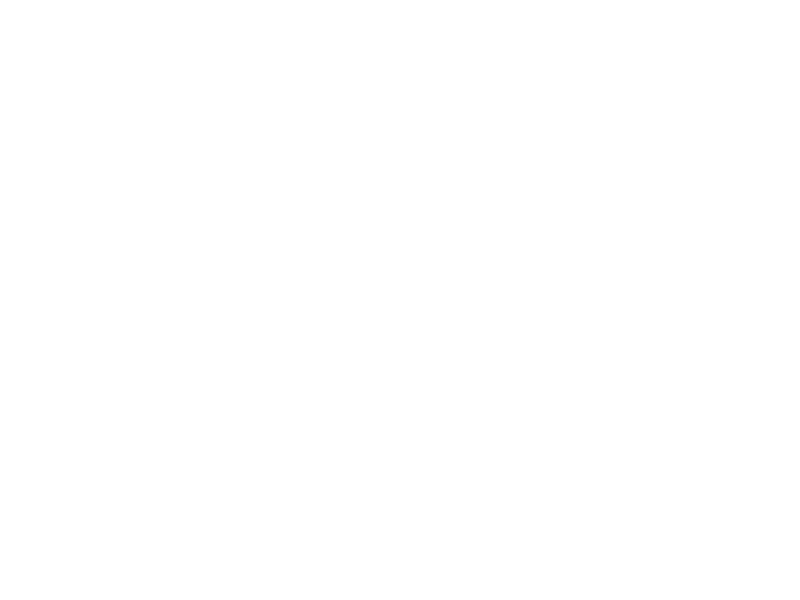
Frame 1 (no input)
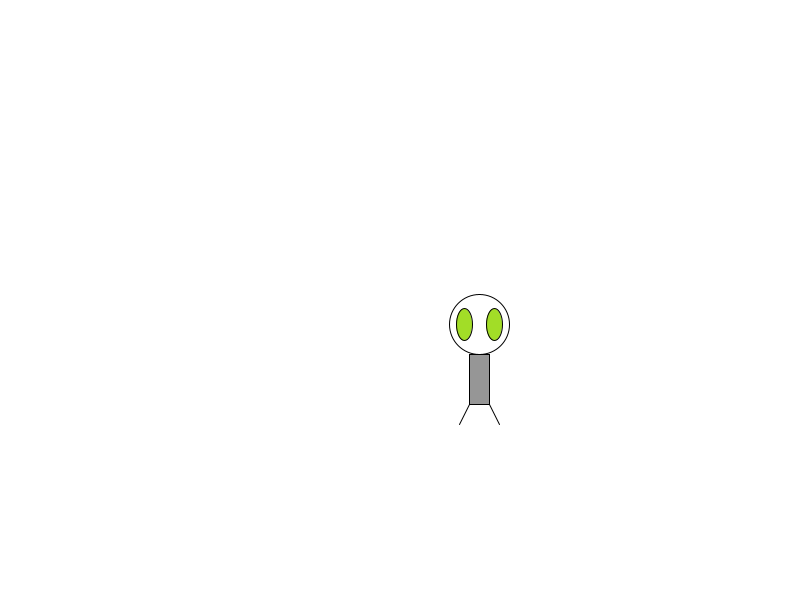
Frame 60 (the mouse pressed at the canvas centre just before this capture)
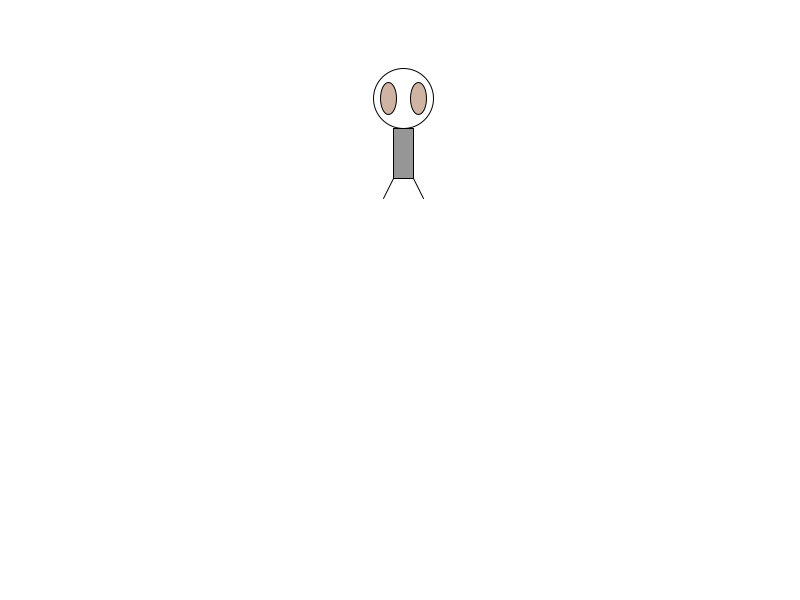
Frame 120 (the mouse held since frame 60 and released just before this capture)

The Processing sketch that drew these frames (run headless with seeded random() and noise(); from frame 60 on, the mouse is pressed at the canvas centre):

// Processing sketch: sketch_0004_3_zoog_variables
// ── sketch_0004_3_zoog_variables.pde
float zoogX;
float zoogY;

float eyeR;
float eyeG;
float eyeB;

void setup(){
  size(800, 600);
  ellipseMode(CENTER);
  rectMode(CENTER);
  frameRate(10);
}

void draw() {
  background(255);
  if(frameCount % 5 == 0)
  drawZoog();
}

void drawZoog() {
  zoogX = random(width);
  zoogY = random(height);
  drawHead(zoogX, zoogY - 30);
  drawEyes(zoogX, zoogY - 30);
  drawBody(zoogX, zoogY + 25);
  drawLegs(zoogX, zoogY + 50);
}
void drawHead(float x, float y) {
  // Head
  fill(255);
  ellipse(x, y, 60, 60);
}

void drawEyes(float x, float y) {
  // Eyes
  eyeR = random(255);
  eyeG = random(255);
  eyeB = random(255);
  fill(eyeR, eyeG, eyeB);
  ellipse(x - 15, y, 16, 32);
  ellipse(x + 15, y, 16, 32);
}

void drawBody(float x, float y){
  // Body
  stroke(0);
  fill(150);
  rect(x, y, 20, 50);
}

void drawLegs(float x, float y) {
  // Legs
  stroke(0);
  line(x - 10, y, x - 20, y + 20);
  line(x + 10, y, x + 20, y + 20);
}
